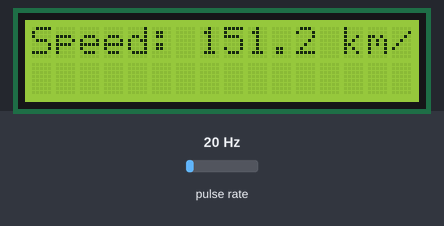
Recording of a sketch running on a simulated Arduino Uno, built with avr-gcc and run on an emulated ATmega328P. Shown: 16×2 character LCD. Wiring (inferred from the names in the program): pulse sensor: data pin 2. Inputs (shaded band) come from the test bench; at power-on: pulse rate 20 Hz.

Above: at 1.6 s.
1.7 s: pulse rate (sensor on pin 2) set to 150 Hz
At 2.8 s:
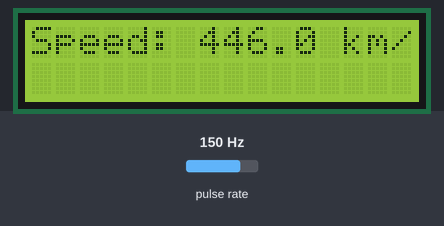
4.5 s: pulse rate (sensor on pin 2) set to 4 Hz
At 6.3 s:
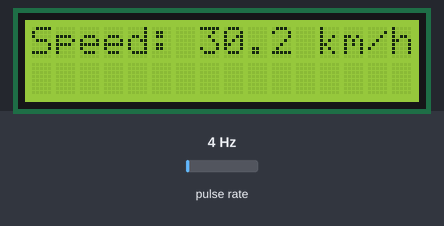
7.5 s: pulse rate (sensor on pin 2) set to 50 Hz
At 9.9 s:
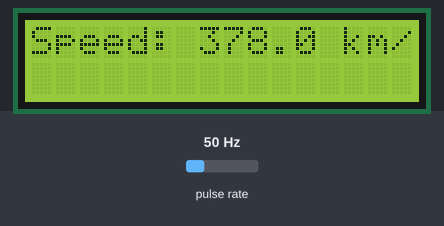
Timing chart, 0 to 11.4 s (numbered marks = the images above; inputs shaded):
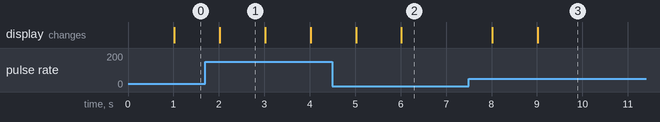

The sketch:

main.ino
```cpp
#include <LiquidCrystal_I2C.h>

// Pins for connections
const int hallPin = 2;  // Hall sensor connected to pin 2
volatile int rotations = 0; // Number of rotations
float speed = 0;  // Speed in km/h

// Create LCD object
LiquidCrystal_I2C lcd(0x27, 16, 2);  // I2C address and screen size

// Variable for time interval
unsigned long lastTime = 0;
unsigned long interval = 1000;  // Update speed every 1 second

void setup() {
  pinMode(hallPin, INPUT);
  attachInterrupt(digitalPinToInterrupt(hallPin), countRotation, RISING);  // Count rotations

  // Initialize LCD
  lcd.begin(16, 2);
  lcd.setBacklight(1);
  lcd.print("Speed: 0 km/h");
}

void loop() {
  unsigned long currentTime = millis();

  if (currentTime - lastTime >= interval) {
    lastTime = currentTime;

    // Calculate speed
    float wheelCircumference = 2.1;  // Wheel circumference in meters (measure your wheel)
    float distance = rotations * wheelCircumference;
    speed = (distance / 1000) * (3600 / (interval / 1000));  // Speed in km/h

    // Display speed on the screen
    lcd.clear();
    lcd.print("Speed: ");
    lcd.print(speed, 1);
    lcd.print(" km/h");

    rotations = 0;  // Reset rotations count
  }
}

void countRotation() {
  rotations++;
}
```

Measured:
- after the input at 1.7 s, the display: changes after 0.32 s (image 1)
- after the input at 4.5 s, the display: first changes after 0.52 s (image 2 shows a later state)
- after the input at 7.5 s, the display: first changes after 0.52 s (image 3 shows a later state)
- what the display in image 1 shows lasts 1.0 s, from 2.0 s to 3.0 s
